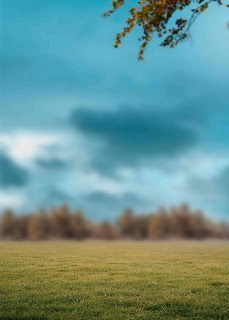
#> input picture Lab6/images.jpg, 229 x 320 px
$ jupyter execute Lab06_Nimra_199281.ipynb
#> lines starting #> are read from the running program, lines starting #| are printed output that depends on the picture
# Lab06

[cell 1]
import numpy as np
import cv2
import PIL
from PIL import Image,ImageEnhance
from matplotlib import pyplot as plt
import scipy
from scipy import ndimage

# Blurred Image loaded

[cell 2]
image01 = Image.open('images.jpg').convert('LA')
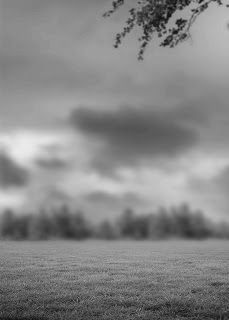
#> image01: PIL image 229x320 LA; mean R, G, B, A 134.4, 134.4, 134.4, 255
image01

# Resultant Image after sharpening and its histogram

[cell 3]
sharpening = ImageEnhance.Sharpness(image01)
sharpened_img = sharpening.enhance(10.0)
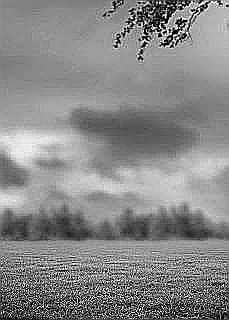
#> sharpened_img: PIL image 229x320 LA; mean R, G, B, A 135.8, 135.8, 135.8, 255
sharpened_img.save("enhancedblur.png")
resultant = Image.open('enhancedblur.png')
resultant
resultant = cv2.imread('enhancedblur.png')
#> resultant: shape (320, 229, 3); min 0, max 255, mean 135.8
hist,bins = np.histogram(resultant.flatten(),256,[0,256])
#> hist = 256 values, max 6912 at index 0, min 33 at index 251, mean 858.8; bins = 257 values from 0 to 256
cdf = hist.cumsum()
#> cdf = 256 values from 6912 to 219840
cdf_normalized = cdf * hist.max()/ cdf.max()
#> cdf_normalized = 256 values from 217.3 to 6912

plt.plot(cdf_normalized, color = 'b')
plt.hist(resultant.flatten(),256,[0,256], color = 'r')

plt.show()
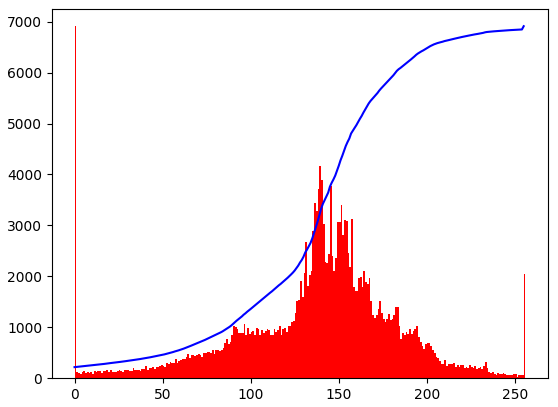
#> figure drawn by matplotlib, 1 panel; tallest bar 6912 high, from x = 0 to 1; curve peaks at x = 255, y = 6912
plt.imshow(resultant,'gray')
plt.show()

# Second Image loaded for enhancement (histogram equalization and its histogram)

[cell 4]
img = cv2.imread('image.png',0)
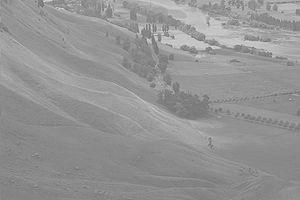
#> input picture Lab6/image.png, 300 x 200 px
#> img is the input picture: shape (200, 300); min 94, max 231, mean 147.7
hist,bins = np.histogram(img.flatten(),256,[0,256])
#> hist = 256 values, max 4700 at index 137, min 0 at index 0, mean 234.4
cdf = hist.cumsum()
#> cdf = 256 values from 0 to 60000
cdf_normalized = cdf * hist.max()/ cdf.max()
#> cdf_normalized = 256 values from 0 to 4700

plt.plot(cdf_normalized, color = 'b')
plt.hist(img.flatten(),256,[0,256], color = 'r')

plt.show()
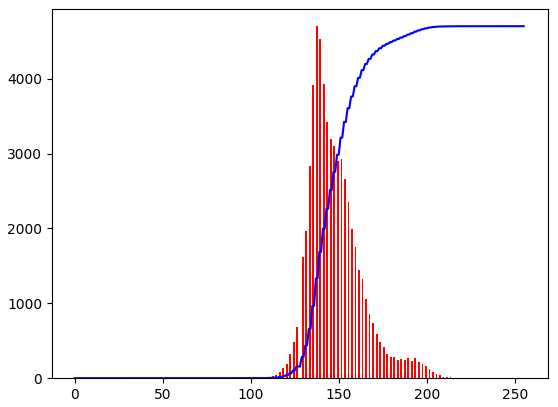
#> figure drawn by matplotlib, 1 panel; tallest bar 4700 high, from x = 137 to 138; curve peaks at x = 231, y = 4700
plt.imshow(img,'gray')
plt.show()


equ = cv2.equalizeHist(img)
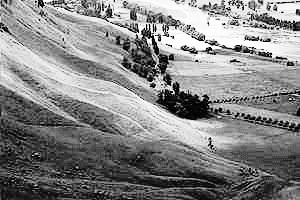
#> equ: shape (200, 300); min 0, max 255, mean 133.3

cv2.imwrite('res.png',equ)
img = cv2.imread('res.png',0)
plt.imshow(img,'gray')
plt.show()
plt.plot(cdf_normalized, color = 'b')
plt.hist(img.flatten(),256,[0,256], color = 'r')


plt.show()
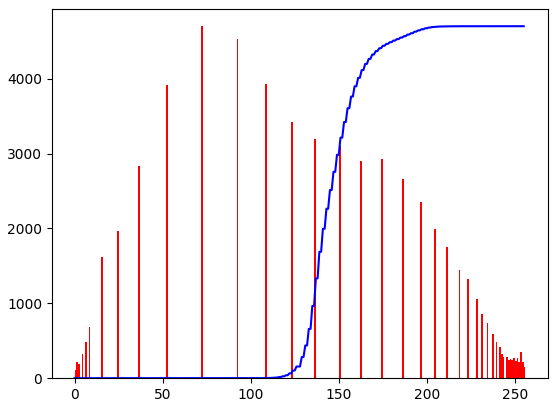
#> figure drawn by matplotlib, 1 panel; tallest bar 4700 high, from x = 72 to 73; curve peaks at x = 231, y = 4700
#cv2.imshow('Color input image', image02)
#cv2.imshow('Histogram equalized', img_output)

#cv2.waitKey(0)
